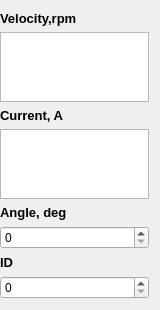
  <widget class="QWidget" name="verticalLayoutWidget_4">
   <property name="geometry">
    <rect>
     <x>20</x>
     <y>270</y>
     <width>91</width>
     <height>191</height>
    </rect>
   </property>
   <layout class="QVBoxLayout" name="verticalLayout_4">
    <property name="spacing">
     <number>6</number>
    </property>
    <property name="sizeConstraint">
     <enum>QLayout::SetDefaultConstraint</enum>
    </property>
    <property name="leftMargin">
     <number>0</number>
    </property>
    <item>
     <widget class="QLabel" name="label_4">
      <property name="font">
       <font>
        <pointsize>10</pointsize>
        <weight>75</weight>
        <bold>true</bold>
       </font>
      </property>
      <property name="text">
       <string>Velocity,rpm</string>
      </property>
     </widget>
    </item>
    <item>
     <widget class="QPlainTextEdit" name="VelocityWindow_1">
      <property name="font">
       <font>
        <pointsize>12</pointsize>
        <weight>75</weight>
        <bold>true</bold>
       </font>
      </property>
      <property name="mouseTracking">
       <bool>false</bool>
      </property>
      <property name="autoFillBackground">
       <bool>false</bool>
      </property>
      <property name="verticalScrollBarPolicy">
       <enum>Qt::ScrollBarAsNeeded</enum>
      </property>
      <property name="sizeAdjustPolicy">
       <enum>QAbstractScrollArea::AdjustToContents</enum>
      </property>
      <property name="tabChangesFocus">
       <bool>false</bool>
      </property>
      <property name="overwriteMode">
       <bool>true</bool>
      </property>
      <property name="centerOnScroll">
       <bool>false</bool>
      </property>
     </widget>
    </item>
    <item>
     <widget class="QLabel" name="label_6">
      <property name="font">
       <font>
        <pointsize>10</pointsize>
        <weight>75</weight>
        <bold>true</bold>
       </font>
      </property>
      <property name="text">
       <string>Current, A</string>
      </property>
     </widget>
    </item>
    <item>
     <widget class="QPlainTextEdit" name="CurrentWindow_1">
      <property name="font">
       <font>
        <pointsize>12</pointsize>
        <weight>75</weight>
        <bold>true</bold>
       </font>
      </property>
      <property name="mouseTracking">
       <bool>false</bool>
      </property>
      <property name="autoFillBackground">
       <bool>false</bool>
      </property>
      <property name="verticalScrollBarPolicy">
       <enum>Qt::ScrollBarAsNeeded</enum>
      </property>
      <property name="overwriteMode">
       <bool>true</bool>
      </property>
     </widget>
    </item>
    <item>
     <widget class="QLabel" name="label_2">
      <property name="font">
       <font>
        <pointsize>10</pointsize>
        <weight>75</weight>
        <bold>true</bold>
       </font>
      </property>
      <property name="text">
       <string>Angle, deg</string>
      </property>
     </widget>
    </item>
    <item>
     <widget class="QSpinBox" name="spinBox"/>
    </item>
    <item>
     <widget class="QLabel" name="label_8">
      <property name="minimumSize">
       <size>
        <width>149</width>
        <height>0</height>
       </size>
      </property>
      <property name="font">
       <font>
        <pointsize>10</pointsize>
        <weight>75</weight>
        <bold>true</bold>
       </font>
      </property>
      <property name="text">
       <string>ID</string>
      </property>
     </widget>
    </item>
    <item>
     <widget class="QSpinBox" name="spinBox_2"/>
    </item>
   </layout>
  </widget>
